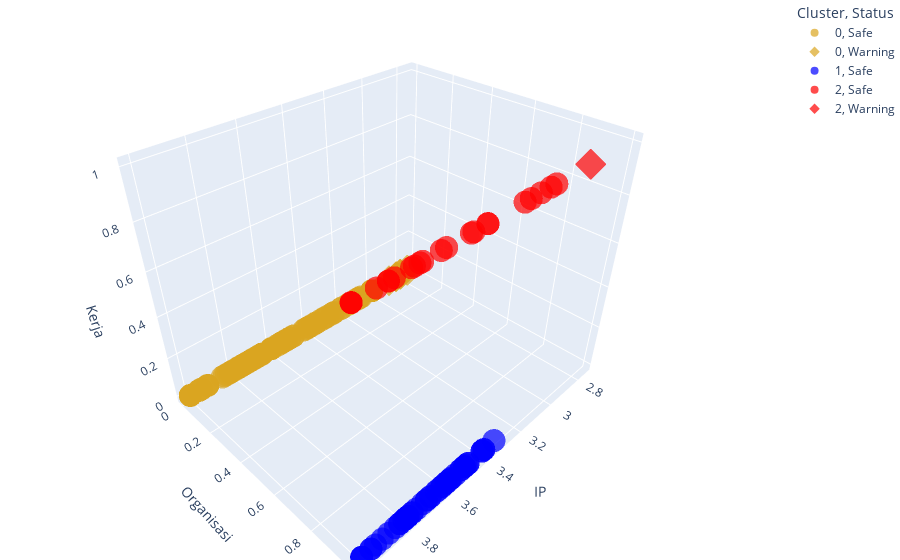

Notebook code cell kept with this figure:
### Code cell
kmeansLofPlot = createPlot3D(dataFinal, "IP", "Organisasi", "Kerja", "Cluster", {"0": "goldenrod", "1": "blue", "2": "red"}, "Status")
kmeansLofPlot

### Figure 1 — Plotly figure (JSON) as saved in the notebook; plotly's stock layout.template omitted (floating-point values rounded to 4 significant figures)
{"data": [{"hovertemplate": "Cluster=0<br>Status=Safe<br>IP=%{x}<br>Organisasi=%{y}<br>Kerja=%{z}<extra></extra>", "legendgroup": "0, Safe", "marker": {"color": "goldenrod", "opacity": 0.7, "symbol": "circle"}, "mode": "markers", "name": "0, Safe", "scene": "scene", "showlegend": true, "type": "scatter3d", "x": [3.37, 3.57, 3.08, 3.6, 3.7, 3.77, 3.92, 3.92, 3.67, 3.09, 3.6, 3.42, 3.79, 3.71, 3.73, 3.71, 3.3, 3.95, 3.3, 3.85, 3.35, 3.77, 3.48, 3.77, 3.39, 3.65, 3.92, 3.39, 3.54, 3.6, 3.54, 3.96, 3.07, 4, 3.96, 3.95, 3.65, 3.2, 3.41, 3.48, 3.82, 3.81, 3.81, 3.73, 4, 3.84, 3.55, 3.76, 3.25, 3.52, 3.7, 3.65, 3.74, 3.15, 4, 3.19, 3.14, 3.65, 3.6, 3.68, 3, 3.35, 3.28, 3.52, 3.32, 3.25, 3.24, 3.1, 3.55, 3, 3.75, 3.75, 3.75, 3, 3.5, 3.52, 3.92, 3, 3.71, 3.83, 3, 3.6, 3.5, 3.69, 3.66, 3.8, 4, 3.77, 3, 3.4, 3.6, 4], "y": [0, 0, 0, 0, 0, 0, 0, 0, 0, 0, 0, 0, 0, 0, 0, 0, 0, 0, 0, 0, 0, 0, 0, 0, 0, 0, 0, 0, 0, 0, 0, 0, 0, 0, 0, 0, 0, 0, 0, 0, 0, 0, 0, 0, 0, 0, 0, 0, 0, 0, 0, 0, 0, 0, 0, 0, 0, 0, 0, 0, 0, 0, 0, 0, 0, 0, 0, 0, 0, 0, 0, 0, 0, 0, 0, 0, 0, 0, 0, 0, 0, 0, 0, 0, 0, 0, 0, 0, 0, 0, 0, 0], "z": [0, 0, 0, 0, 0, 0, 0, 0, 0, 0, 0, 0, 0, 0, 0, 0, 0, 0, 0, 0, 0, 0, 0, 0, 0, 0, 0, 0, 0, 0, 0, 0, 0, 0, 0, 0, 0, 0, 0, 0, 0, 0, 0, 0, 0, 0, 0, 0, 0, 0, 0, 0, 0, 0, 0, 0, 0, 0, 0, 0, 0, 0, 0, 0, 0, 0, 0, 0, 0, 0, 0, 0, 0, 0, 0, 0, 0, 0, 0, 0, 0, 0, 0, 0, 0, 0, 0, 0, 0, 0, 0, 0]}, {"hovertemplate": "Cluster=0<br>Status=Warning<br>IP=%{x}<br>Organisasi=%{y}<br>Kerja=%{z}<extra></extra>", "legendgroup": "0, Warning", "marker": {"color": "goldenrod", "opacity": 0.7, "symbol": "diamond"}, "mode": "markers", "name": "0, Warning", "scene": "scene", "showlegend": true, "type": "scatter3d", "x": [2.83, 2.8, 2.75, 2.88, 2.83, 2.8], "y": [0, 0, 0, 0, 0, 0], "z": [0, 0, 0, 0, 0, 0]}, {"hovertemplate": "Cluster=1<br>Status=Safe<br>IP=%{x}<br>Organisasi=%{y}<br>Kerja=%{z}<extra></extra>", "legendgroup": "1, Safe", "marker": {"color": "blue", "opacity": 0.7, "symbol": "circle"}, "mode": "markers", "name": "1, Safe", "scene": "scene", "showlegend": true, "type": "scatter3d", "x": [3.8, 3.7, 3.62, 3.83, 3.88, 3.58, 3.48, 3.81, 3.68, 3.96, 3.5, 3.6, 3.64, 3.4, 3.81, 3.7, 3.58, 4, 3.79, 3.75, 3.5, 3.72, 3.96, 3.85, 3.77, 3.52, 3.57, 4, 3.48, 3.91, 3.83, 3.33, 3.8, 3.39, 3.77, 3.52, 4, 3.39, 3.68, 3.5, 3.49, 3.8, 3.79, 3.8, 3.62, 3.6, 3.79, 3.4, 3.65, 3.94, 3.55], "y": [1, 1, 1, 1, 1, 1, 1, 1, 1, 1, 1, 1, 1, 1, 1, 1, 1, 1, 1, 1, 1, 1, 1, 1, 1, 1, 1, 1, 1, 1, 1, 1, 1, 1, 1, 1, 1, 1, 1, 1, 1, 1, 1, 1, 1, 1, 1, 1, 1, 1, 1], "z": [0, 0, 0, 0, 0, 0, 0, 0, 0, 0, 0, 0, 0, 0, 0, 0, 0, 0, 0, 0, 0, 0, 0, 0, 0, 0, 0, 0, 0, 0, 0, 0, 0, 0, 0, 0, 0, 0, 0, 0, 0, 0, 0, 0, 0, 0, 0, 0, 0, 0, 0]}, {"hovertemplate": "Cluster=2<br>Status=Safe<br>IP=%{x}<br>Organisasi=%{y}<br>Kerja=%{z}<extra></extra>", "legendgroup": "2, Safe", "marker": {"color": "red", "opacity": 0.7, "symbol": "circle"}, "mode": "markers", "name": "2, Safe", "scene": "scene", "showlegend": true, "type": "scatter3d", "x": [4, 3.77, 3.79, 3.17, 3.8, 3.86, 4, 3.92, 3.2, 4, 3.69, 3.76, 3.33, 3.25, 3.3, 3.56, 3.5, 3.67, 3.88, 3.5, 3.57, 3.88], "y": [1, 1, 1, 1, 1, 1, 1, 1, 1, 1, 1, 1, 1, 1, 1, 1, 1, 1, 1, 1, 1, 1], "z": [1, 1, 1, 1, 1, 1, 1, 1, 1, 1, 1, 1, 1, 1, 1, 1, 1, 1, 1, 1, 1, 1]}, {"hovertemplate": "Cluster=2<br>Status=Warning<br>IP=%{x}<br>Organisasi=%{y}<br>Kerja=%{z}<extra></extra>", "legendgroup": "2, Warning", "marker": {"color": "red", "opacity": 0.7, "symbol": "diamond"}, "mode": "markers", "name": "2, Warning", "scene": "scene", "showlegend": true, "type": "scatter3d", "x": [2.98], "y": [1], "z": [1]}], "layout": {"legend": {"title": {"text": "Cluster, Status"}, "tracegroupgap": 0}, "margin": {"b": 0, "l": 0, "r": 0, "t": 0}, "scene": {"domain": {"x": [0, 1], "y": [0, 1]}, "xaxis": {"title": {"text": "IP"}}, "yaxis": {"title": {"text": "Organisasi"}}, "zaxis": {"title": {"text": "Kerja"}}}}}
